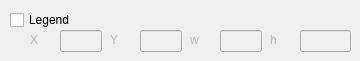
                <widget class="QWidget" name="page_12">
                 <widget class="QLineEdit" name="plot1DLegendX_LE">
                  <property name="enabled">
                   <bool>false</bool>
                  </property>
                  <property name="geometry">
                   <rect>
                    <x>60</x>
                    <y>30</y>
                    <width>42</width>
                    <height>22</height>
                   </rect>
                  </property>
                 </widget>
                 <widget class="QCheckBox" name="plot1DLegend_CB">
                  <property name="geometry">
                   <rect>
                    <x>10</x>
                    <y>10</y>
                    <width>81</width>
                    <height>20</height>
                   </rect>
                  </property>
                  <property name="text">
                   <string>Legend</string>
                  </property>
                 </widget>
                 <widget class="QLineEdit" name="plot1DLegendY_LE">
                  <property name="enabled">
                   <bool>false</bool>
                  </property>
                  <property name="geometry">
                   <rect>
                    <x>140</x>
                    <y>30</y>
                    <width>42</width>
                    <height>22</height>
                   </rect>
                  </property>
                 </widget>
                 <widget class="QLineEdit" name="plot1DLegendH_LE">
                  <property name="enabled">
                   <bool>false</bool>
                  </property>
                  <property name="geometry">
                   <rect>
                    <x>300</x>
                    <y>30</y>
                    <width>51</width>
                    <height>22</height>
                   </rect>
                  </property>
                 </widget>
                 <widget class="QLabel" name="plot1DLegendY_LB">
                  <property name="enabled">
                   <bool>false</bool>
                  </property>
                  <property name="geometry">
                   <rect>
                    <x>110</x>
                    <y>30</y>
                    <width>31</width>
                    <height>20</height>
                   </rect>
                  </property>
                  <property name="text">
                   <string>Y</string>
                  </property>
                 </widget>
                 <widget class="QLabel" name="plot1DLegendH_LB">
                  <property name="enabled">
                   <bool>false</bool>
                  </property>
                  <property name="geometry">
                   <rect>
                    <x>270</x>
                    <y>30</y>
                    <width>31</width>
                    <height>20</height>
                   </rect>
                  </property>
                  <property name="text">
                   <string>h</string>
                  </property>
                 </widget>
                 <widget class="QLineEdit" name="plot1DLegendW_LE">
                  <property name="enabled">
                   <bool>false</bool>
                  </property>
                  <property name="geometry">
                   <rect>
                    <x>220</x>
                    <y>30</y>
                    <width>42</width>
                    <height>22</height>
                   </rect>
                  </property>
                 </widget>
                 <widget class="QLabel" name="plot1DLegendW_LB">
                  <property name="enabled">
                   <bool>false</bool>
                  </property>
                  <property name="geometry">
                   <rect>
                    <x>190</x>
                    <y>30</y>
                    <width>31</width>
                    <height>20</height>
                   </rect>
                  </property>
                  <property name="text">
                   <string>w</string>
                  </property>
                 </widget>
                 <widget class="QLabel" name="plot1DLegendX_LB">
                  <property name="enabled">
                   <bool>false</bool>
                  </property>
                  <property name="geometry">
                   <rect>
                    <x>30</x>
                    <y>30</y>
                    <width>31</width>
                    <height>20</height>
                   </rect>
                  </property>
                  <property name="text">
                   <string>X</string>
                  </property>
                 </widget>
                </widget>
